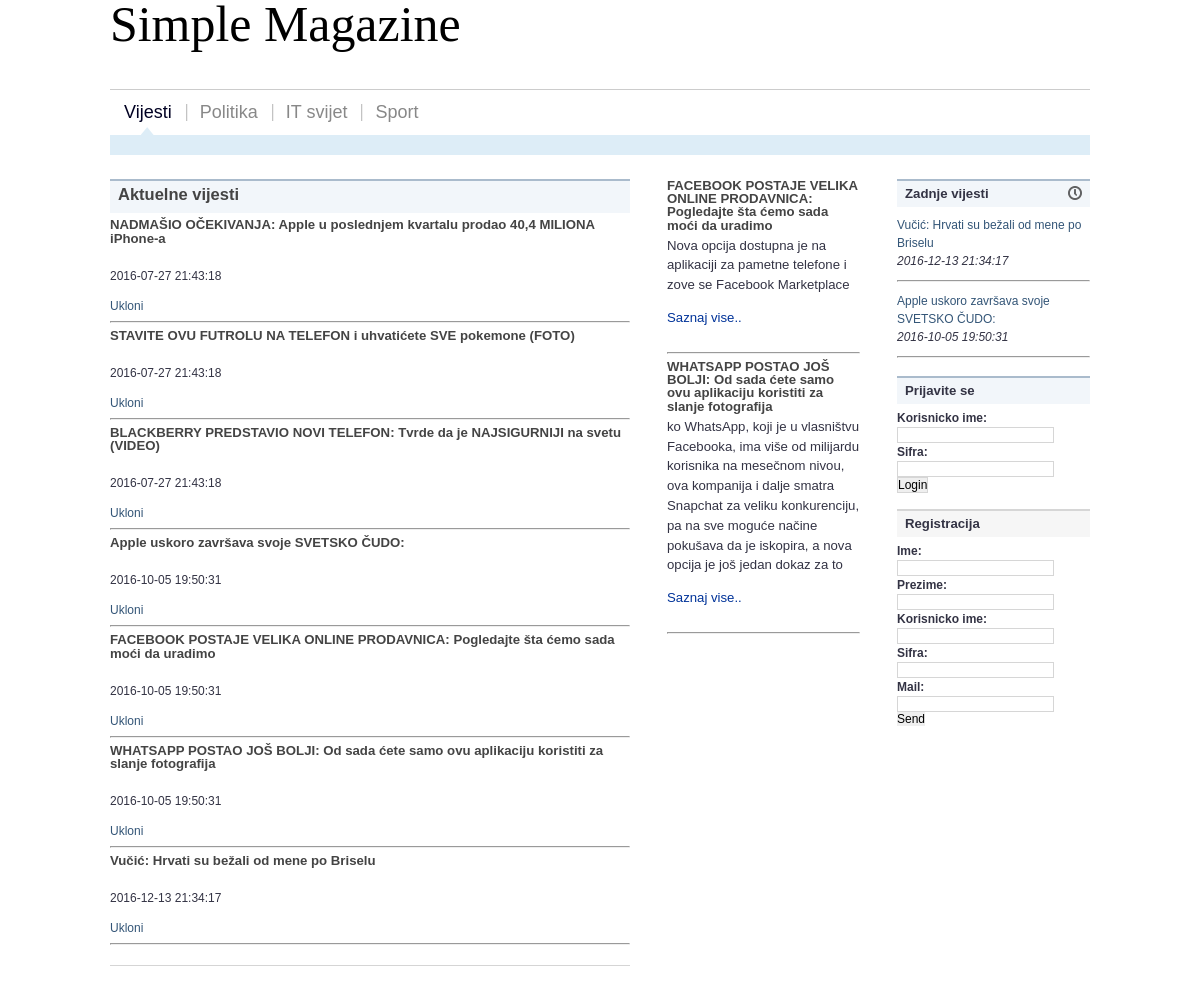
Screenshot of /UkloniVest.php with the database file from the repository.
### tables this page shows
CREATE TABLE IF NOT EXISTS `vesti` (
  `id_vesti` int(11) NOT NULL AUTO_INCREMENT,
  `naslov` varchar(100) DEFAULT NULL,
  `uvod` varchar(1200) DEFAULT NULL,
  `sadrzaj` text,
  `vreme_objave` datetime DEFAULT CURRENT_TIMESTAMP,
  `slika` varchar(45) DEFAULT NULL,
  `kategorija` varchar(45) DEFAULT NULL,
  `komentar` text,
  PRIMARY KEY (`id_vesti`)
);

### UkloniVest.php (the view, shortened to what this page needs)
<?php
include_once "core/db.php";
?>
<!DOCTYPE html PUBLIC "-//W3C//DTD XHTML 1.0 Transitional//EN" "http://www.w3.org/TR/xhtml1/DTD/xhtml1-transitional.dtd">
<html xmlns="http://www.w3.org/1999/xhtml" dir="ltr">
<head>
	<link rel="stylesheet" type="text/css" href="style.css" media="screen" />
</head>
<body id="top">
<div id="site">
	<div class="center-wrapper">
			 <?php
			include_once "moduli/menu.php"
				?>
		<div class="main" id="main-three-columns">
			<div class="left" id="main-left">
<div class="section-title"><h4>Aktuelne vijesti</h4></div>
				<div class="post">
				<?php
				$res = $pdo->query("SELECT * FROM vesti");
				while($vest = $res->fetch(PDO::FETCH_ASSOC)){
				echo "<h5>" . $vest['naslov'] . "</h5>";
				echo "<br><p>" . $vest['vreme_objave'] . "</p>";
				echo "<a href='removeVest.php?id=" . $vest['id_vesti'] ."'>Ukloni</a>";
				echo "<br><hr>";
				}
	?>
				</div>
				<div class="content-separator"></div>
			</div>
			 <div class="left sidebar" id="sidebar-1">
				<div class="post">
				<?php
				$res = $pdo->query("SELECT id_vesti,vreme_objave, naslov, uvod FROM vesti WHERE id_vesti >4 LIMIT 2");
				while($vest = $res->fetch(PDO::FETCH_ASSOC)){
				echo "<div class='post-title'><h5>" . $vest['naslov'] . "</h5></div>";
				echo "<div class='post-body'> <p>" . $vest['uvod'] . "</p>";
				echo "<a href='saznajVise.php?id=" . $vest['id_vesti'] ."'>Saznaj vise..</a></div>";
				echo "<br><hr>";
				}
	?>
				</div>
			</div>
			<div class="right sidebar" id="sidebar-2">
				<div class="section">
					<div class="section-title">
						<div class="left">Zadnje vijesti</div>
						<div class="right"><img src="img/icon-time.gif" width="14" height="14" alt="" /></div>
					</div>
	<?php
	include_once "moduli/zadnjevijesti.php"
	?>
				</div>
				<div class="section">
      <?php
	  if(isset($_SESSION['w'])){
		  include_once "moduli/" . $_SESSION['w'] . ".php";
	  }else{
	  include_once "moduli/loginW.php";
	  }
	  ?>
				</div>
				<div class="section network-section">
<?php
	if(isset($_SESSION['w']) && ($_SESSION['status'] == '1')){
		include_once "moduli/AdminUser.php";
	 }
	elseif(isset($_SESSION['w']) && ($_SESSION['status'] == '2')){
		include_once "moduli/user.php";
		}
	else{
	         include_once "moduli/registracija.php";}
?>
				</div>
			</div>
		</div>
	</div>
</div>
 </div>
</body>
</html>

### moduli/zadnjevijesti.php (shortened to what this page needs)
			<?php
			$res = $pdo->query("SELECT id_vesti, naslov, vreme_objave FROM vesti ORDER BY vreme_objave DESC LIMIT 2 ");
			while($vest = $res->fetch(PDO::FETCH_ASSOC)){
				echo "<div class='section-content'>";
				echo "<ul class='nice-list'>";
				echo "<li>";
				echo "<div class='left'><a href='saznajVise.php?id=" . $vest['id_vesti'] ."'>" . $vest['naslov'] . "</a></div>";
				echo "<div class='left'><i>" . $vest['vreme_objave'] . "</i></div>";
				echo "</li>";
				echo "<hr>";
			}
?>

### style.css (style rules this page uses)
html, body, div, span, object, iframe, h1, h2, h3, h4, h5, h6, p, blockquote, pre, a, abbr, acronym, address, code, del, dfn, em, img, q, dl, dt, dd, ol, ul, li, fieldset, form, label, legend, table, caption, tbody, tfoot, thead, tr, th, td, textarea, input, select { margin: 0; padding: 0; border: 0; font-weight: inherit; font-style: inherit; font-size: 100%; font-family: inherit; vertical-align: baseline; }
html { height: 100%; padding-bottom: 1px; }
body { background: #FFF; color: #334; font: normal 75% sans-serif; line-height: 1.5; }
h1,h2,h3,h4,h5,h6 { color: #444; font-weight: normal; line-height: 1; margin-bottom: 0.3em; }
h4,h5,h6 { font-weight: bold; }
h4 { font-size: 1.25em; }
h5 { font-size: 1.1em; }
a { color: #357; text-decoration: underline; }
p { margin-bottom: 1em; }
ul, ol { margin: 0 0 1.5em 1.5em; }
ul { list-style-type: disc; }
ul.plain-list li, ul.nice-list li, ul.tabbed li { list-style: none; }
ul.nice-list { margin-left: 0; }
ul.nice-list li { list-style: none; border-top: 1px solid #EEE; padding: 4px 0; }
ul.nice-list li:first-child { border-top: none; }
.left,.alignleft { float: left; }
.right,.alignright { float: right; }
.content-separator, .archive-separator { background: #D5D5D5; clear: both; color: #FFE; display: block; font-size: 0; line-height: 0; height: 1px; }
.content-separator { margin: 20px 0; }
.post a { text-decoration: none; }
.post-body { font-size: 1.1em; }
.post-body a { color: #039; }
.center-wrapper { margin: 0 auto; width: 980px; }
.main { margin-bottom: 18px; }
.main#main-three-columns { background: url('img/main-three-columns.gif') repeat-y right top; }
.main#main-three-columns .sidebar { width: 193px; }
.main#main-three-columns #main-left { width: 520px; }
.sidebar a { text-decoration: none; }
#sidebar-1 { margin-left: 37px; }
.section { margin-bottom: 16px; }
.section-title { background-color: #F2F6FA; border-top: 2px solid #ABC; font: bold 1.1em sans-serif; margin-bottom: 5px; min-height: 0; padding: 5px 8px 6px; }

### rows the page displays
vesti: naslov "NADMAŠIO OČEKIVANJA: Apple u poslednjem kvartalu prodao 40,4 MILIONA iPhone-a", vreme_objave "2016-07-27 21:43:18"
vesti: naslov "STAVITE OVU FUTROLU NA TELEFON i uhvatićete SVE pokemone (FOTO)", vreme_objave "2016-07-27 21:43:18"
vesti: naslov "BLACKBERRY PREDSTAVIO NOVI TELEFON: Tvrde da je NAJSIGURNIJI na svetu (VIDEO)", vreme_objave "2016-07-27 21:43:18"
vesti: naslov "Apple uskoro završava svoje SVETSKO ČUDO:", vreme_objave "2016-10-05 19:50:31"
vesti: naslov "FACEBOOK POSTAJE VELIKA ONLINE PRODAVNICA: Pogledajte šta ćemo sada moći da uradimo", vreme_objave "2016-10-05 19:50:31", uvod "Nova opcija dostupna je na aplikaciji za pametne telefone i zove se Facebook Marketplace"
vesti: naslov "WHATSAPP POSTAO JOŠ BOLJI: Od sada ćete samo ovu aplikaciju koristiti za slanje fotografija", vreme_objave "2016-10-05 19:50:31", uvod "ko WhatsApp, koji je u vlasništvu Facebooka, ima više od milijardu korisnika na mesečnom nivou, ova kompanija i dalje smatra Snapchat za veliku konkurenciju, pa na sve moguće načine pokušava da je iskopira, a nova opcija je još jedan dokaz za to"
vesti: naslov "Vučić: Hrvati su bežali od mene po Briselu", vreme_objave "2016-12-13 21:34:17"
